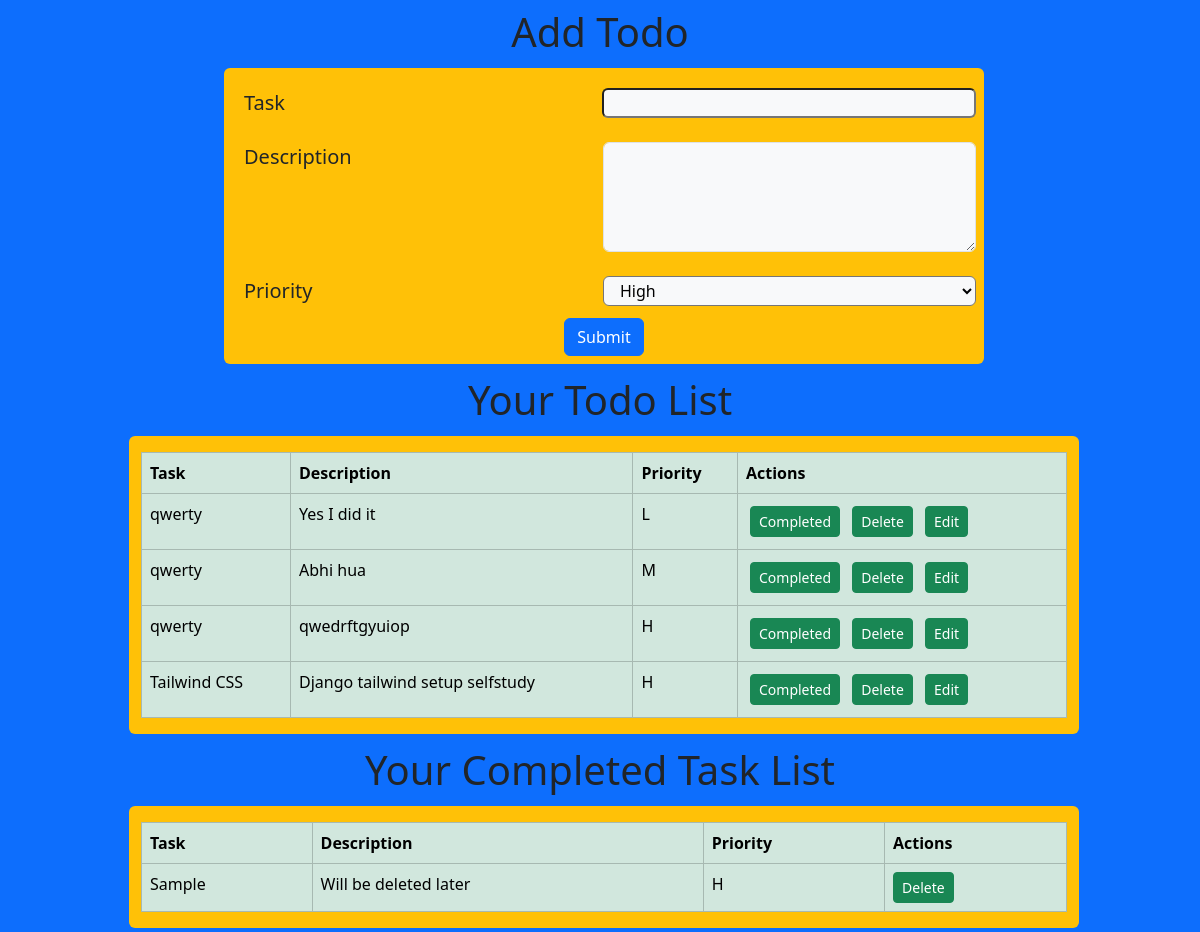
The page / on the database its author committed.
### todoapp/models.py (models this page shows, shortened)
class Todo(models.Model):
    PRIORITY_CHOICES = [('H','High'),('M','Medium'),('L','Low')]
    Task = models.CharField(max_length=50)
    Description = models.TextField()
    Priority = models.CharField(max_length=1,choices=PRIORITY_CHOICES)
    DateTime = models.DateTimeField(default=timezone.now)
    Status = models.BooleanField(default=False)

### todoapp/views.py (the view)
# urls.py: 2. Add a URL to urlpatterns:  path('', views.home, name='home')
def home(request):
    todos = Todo.objects.filter(Status=False)
    completed = Todo.objects.filter(Status=True)
    if request.method == "POST":
        task = request.POST.get('task')
        desc = request.POST.get('description')
        priority = request.POST.get('priority')
        new_todo = Todo(Task=task,Description=desc,Priority=priority)
        new_todo.save()
    return render(request,'todo_home.html',{'todos':todos,'completed':completed})

### todoapp/templates/todo_home.html (shortened to what this page needs)
{% extends "index.html" %}
{% block addtodo %}
<h1 class="text-center m-2">Add Todo</h1>
<div class="container text-center">
    <div class="row">
        <div class="col-sm-2"></div>
        <div class="col-sm-8 col bg-warning rounded p-2 m-1">
            <form action="" method="post">
                <div class="form-group p-1 container">
                    <div class="row p-2">
                        <label for="task" class="col fs-5 text-start">Task</label>
                        <input type="text" id="task" name="task" class="bg-light rounded col">
                    </div>
                </div>
                <div class="form-group p-1 container">
                    <div class="row p-2">
                        <label for="description" class="col fs-5 text-start">Description</label>
                        <textarea class="form-control bg-light rounded col" id="description" name="description" rows="4" required></textarea>
                    </div>
                </div>
                <div class="form-group p-1">
                    <div class="row p-2">
                        <Label for="priority" class="col fs-5 text-start">Priority</Label>
                        <select name="priority" id="priority" class="bg-light rounded col">
                            <option value="H">High</option>
                        </select>
                    </div>
                </div>
                <button type="submit" class="btn btn-primary">Submit</button>
            </form>
        </div>
    </div>
</div>
{% endblock addtodo %}
{% block displaytodo %}
<h1 class="text-center m-2">Your Todo List</h1>
<div class="container">
    <div class="row">
        <div class="col-sm-1"></div>
        <div class="col-sm-10 col bg-warning rounded pt-3 m-1">
            <table class="table table-success table-hover table-bordered">
                <tr>
                    <th>Task</th>
                    <th>Description</th>
                    <th>Priority</th>
                    <th>Actions</th>
                </tr>
                {% for todo in todos %}
                <tr>
                    <td>{{ todo.Task }}</td>
                    <td>{{ todo.Description }}</td>
                    <td>{{ todo.Priority }}</td>
                    <td>
                        <a href="{% url 'complete_todo' todo.id %}" class="btn btn-success btn-sm m-1">Completed</a>
                        <a href="{% url 'delete_todo' todo.id %}" class="btn btn-success btn-sm m-1">Delete</a>
                        <a href="{% url 'edit_todo' todo.id %}" class="btn btn-success btn-sm m-1">Edit</a>
                    </td>
                </tr>{% endfor %}
            </table>
        </div>
    </div>
</div>
<h1 class="text-center m-2">Your Completed Task List</h1>
<div class="container">
    <div class="row">
        <div class="col-sm-1"></div>
        <div class="col-sm-10 col bg-warning rounded pt-3 m-1">
            <table class="table table-success table-hover table-bordered">
                <tr>
                    <th>Task</th>
                    <th>Description</th>
                    <th>Priority</th>
                    <th>Actions</th>
                </tr>
                {% for todo in completed %}
                <tr>
                    <td>{{ todo.Task }}</td>
                    <td>{{ todo.Description }}</td>
                    <td>{{ todo.Priority }}</td>
                    <td>
                        <a href="{% url 'delete_todo' todo.id %}" class="btn btn-success btn-sm">Delete</a>
                    </td>
                </tr>{% endfor %}
            </table>
        </div>
    </div>
</div>
{% endblock displaytodo %}

### templates/index.html (shortened to what this page needs)
{% load static %}
<!DOCTYPE html>
<html lang="en">
<head>
    <link href="https://cdn.jsdelivr.net/npm/bootstrap@5.3.3/dist/css/bootstrap.min.css" rel="stylesheet">
    <link rel="stylesheet" href="{% static "style.css" %}">
</head>
<body class="bg-primary">
    {% block addtodo %}{% endblock addtodo %}
    {% block displaytodo %}{% endblock displaytodo %}
</body>
</html>

### rows shown on the page
Todo: Task "qwerty", Description "Yes I did it", Priority "L"
Todo: Task "qwerty", Description "Abhi hua", Priority "M"
Todo: Task "qwerty", Description "qwedrftgyuiop", Priority "H"
Todo: Task "Tailwind CSS", Description "Django tailwind setup selfstudy", Priority "H"
Todo: Task "Sample", Description "Will be deleted later", Priority "H"
